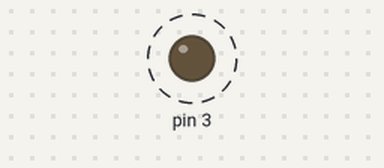
A sketch run on a simulated Arduino Uno, built for the host (arithmetic inside an expression is 32-bit, double 64-bit). Parts: output pins drawn as LEDs (lit = HIGH). Dashed ring = blinking.

Above: at 0.12 s.
Timing chart, 0 to 3.0 s (numbered marks = the images above):
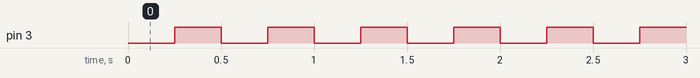

The sketch:

sketch_apr26a.ino
```cpp
void setup()
{
  pinMode(PIN_PD3, OUTPUT);
}

void loop()
{
  digitalWrite(PIN_PD3, LOW);
  delay(250);
  digitalWrite(PIN_PD3, HIGH);
  delay(250);
}
```

Measured:
- by itself, pin 3: alternates HIGH for 0.25 s and LOW for 0.25 s
